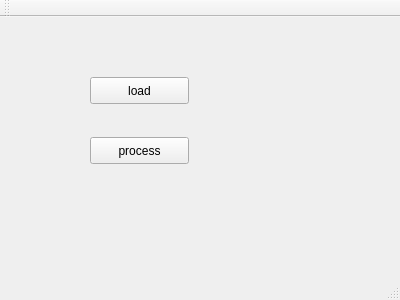
<?xml version="1.0" encoding="UTF-8"?>
<ui version="4.0">
 <class>testOpenCV</class>
 <widget class="QMainWindow" name="testOpenCV">
  <property name="geometry">
   <rect>
    <x>0</x>
    <y>0</y>
    <width>400</width>
    <height>300</height>
   </rect>
  </property>
  <property name="windowTitle">
   <string>testOpenCV</string>
  </property>
  <widget class="QWidget" name="centralWidget">
   <widget class="QPushButton" name="pushButton">
    <property name="geometry">
     <rect>
      <x>90</x>
      <y>60</y>
      <width>99</width>
      <height>27</height>
     </rect>
    </property>
    <property name="text">
     <string>load</string>
    </property>
   </widget>
   <widget class="QPushButton" name="pushButton_2">
    <property name="geometry">
     <rect>
      <x>90</x>
      <y>120</y>
      <width>99</width>
      <height>27</height>
     </rect>
    </property>
    <property name="text">
     <string>process</string>
    </property>
   </widget>
  </widget>
  <widget class="QMenuBar" name="menuBar">
   <property name="geometry">
    <rect>
     <x>0</x>
     <y>0</y>
     <width>400</width>
     <height>25</height>
    </rect>
   </property>
  </widget>
  <widget class="QToolBar" name="mainToolBar">
   <attribute name="toolBarArea">
    <enum>TopToolBarArea</enum>
   </attribute>
   <attribute name="toolBarBreak">
    <bool>false</bool>
   </attribute>
  </widget>
  <widget class="QStatusBar" name="statusBar"/>
 </widget>
 <layoutdefault spacing="6" margin="11"/>
 <resources/>
 <connections/>
</ui>
